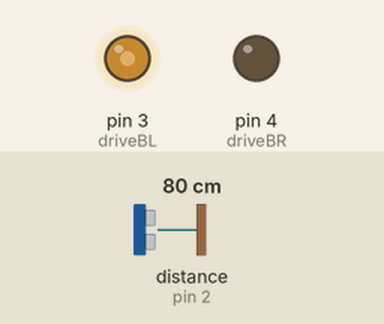
A sketch run on a simulated Arduino Uno, built with avr-gcc and run on an emulated ATmega328P. On the bench: output pins drawn as LEDs (lit = HIGH). Inputs (shaded band) come from the test bench; at power-on: distance to the obstacle (sensor on pin 2) 80 cm. The echo pulse lasts 58.3 µs per cm; pins used as bus, display or sensor lines are not drawn. At 4.5 s the program stops and its outputs stay as they are.

Above: at 1.2 s.
1.3 s: distance to the obstacle (sensor on pin 2) set to 22 cm
2.8 s: distance to the obstacle (sensor on pin 2) set to 18 cm
At 4.0 s:
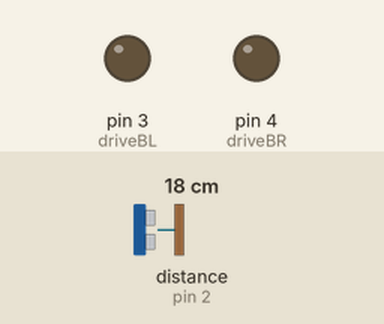
Timing chart, 0 to 5.8 s (numbered marks = the images above; inputs shaded):
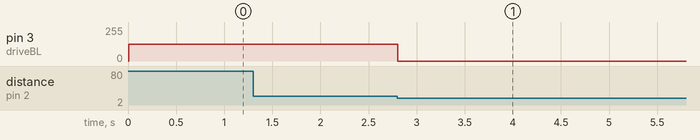

The sketch:

smart-car-testing.ino
```cpp
/*
 * GSET 2019 Smart Car Protocols
 * Date: 2019-07-03
 * Author: Mihir Laud
 *
 * Purpose: To drive an autonomous Arduino car using line tracking and ultrasonic sensors.
 *
 */


/*
 * Includes:
 *  - Library for Ultrasonic Sensor HC-SR04
 */
#include <HCSR04.h>

/*
 *  Defined Constants:
 *   - Drive Motors
 *     - driveFL: Front left drive motor port
 *     - driveFR: Front right drive motor port
 *     - driveBL: Back left drive motor port
 *     - driveBR: Back right drive motor port
 *   - Drive Modes:
 *     - go_forward: Drive car forwards
 *     - keep_straight: Keep the car going straight
 *     - turn_right: Turn car right
 *     - turn_left: Turn car left
 *     - stop_car: Stop car
 *   - TURNING_CONSTANT: Defines how sharply the robot will turn
 *                       when it determines it must
 *   - STOPPING_DISTANCE: Defines how far away in cm from an object
 *                        the car must stop if it must
 *   - Sensors
 *     - Left line sensor: 1
 *     - Right line sensor: 2
 *   - Ultrasonic Sensor Pins:
 *     - trigger_pin: Sensor trigger pin
 *     - echo_pin: Sensor echo pin
 *   - led_port: LED port
 */

#define driveFL 1
#define driveFR 2
#define driveBL 3
#define driveBR 4

#define go_forward 127
#define keep_straight 0
#define turn_right 1
#define turn_left -1
#define stop_car 0

#define TURNING_CONSTANT 50

#define STOPPING_DISTANCE 20

#define lineLeft 1
#define lineRight 2

#define trigger_pin 1
#define echo_pin 2

#define led_port 0

/*
 * Global Variables
 *  - sensor: Reference to ultrasonic sensor
 *  - current_state: Refers to current 'distractedness' state
 *  - time_distracted: How long the driver has been distracted for
 *                     since the previous state change
 *  - cooldown: How long the driver has been atentive for since the
 *              last time they were distracted
 *  - now: The current system time
 *  - interval: The interval between LED blinks, as determined by
 *              the current_state
 *  - led: Whether or not the led is currently on
 */

UltraSonicDistanceSensor sensor(trigger_pin, echo_pin);
int current_state;
int time_distracted;
int cooldown;
int last_check;
int now;
long interval;
boolean led;

void setup() {
  //Set data rate for bluetooth input
  Serial.begin(9600);

  //Set all global variables for normal, attentive operation
  current_state = 0;
  time_distracted = 0;
  last_check = millis();
  led = false;

  //Set line sensor pins to input pins
  pinMode(lineLeft, INPUT);
  pinMode(lineRight, INPUT);

  //Set drive motor pins to output pins
  pinMode(driveFL, OUTPUT);
  pinMode(driveFR, OUTPUT);
  pinMode(driveBL, OUTPUT);
  pinMode(driveBR, OUTPUT);

  //Set LED pin to output pin
  pinMode(led_port, OUTPUT);
}


/*
 * Autonomous Drive Function:
 *
 * Takes in information from line sensors and
 * ultrasonic sensor and sends motor commands
 * based on this.
 *
 * x - Turn mode from line_tracking function
 * y - Drive mode from ultrasonic function
 */

void drive(int x, int y) {

  // Each motor starts with y as the base power
  // and x is then either added or subtracted
  // based on which side of the car the motor is on.
  analogWrite(driveFL, y + x * TURNING_CONSTANT);
  analogWrite(driveFR, y - x * TURNING_CONSTANT);
  analogWrite(driveBL, y + x * TURNING_CONSTANT);
  analogWrite(driveBR, y - x * TURNING_CONSTANT);
}

/*
 * Line Tracking Function:
 *
 * Takes information from both line sensors and
 * determines whether to turn left, turn right,
 * or keep going straight.
 */

int line_tracking() {

  /*
   *  Line Sensor Truth Table:
   *
   *   Left | Right | Result
   *  ------------------------
   *    0   |   0   |  Stop
   *    1   |   0   |  Left
   *    0   |   1   |  Right
   *    1   |   1   | Straight
   */

  if(digitalRead(lineLeft) && digitalRead(lineRight)) {
    return keep_straight;
  } else if(digitalRead(lineLeft) && !digitalRead(lineRight)) {
    return turn_right;
  } else if(!digitalRead(lineLeft) && digitalRead(lineRight)) {
    return turn_left;
  }
}


/*
 * Ultrasonic Sensor Function:
 *
 * Takes information from the ultrasonic sensor and
 * determines whether to keep going forward or stop.
 */

int ultrasonic() {

  if(sensor.measureDistanceCm() > STOPPING_DISTANCE) {
    return go_forward;
  } else {
    return stop_car;
  }
}

/*
 * Change State Function:
 *
 * Changes the state of the LED blink interval
 * based on the current_state of the program.
 */

int change_state() {
  switch(current_state) {
    case 0:
      // interval set to 1 * 10^6 s to make sure LED
      // does not blink during attentive operation
      interval = 1e6;
      break;
    case 1:
      // interval is 1 s during slight distraction
      interval = 1000;
      break;
    case 2:
      // interval is 0.5 s during moderate distraction
      interval = 500;
      break;
    case 3:
      // interval is 0 s during severe distractions
      // This ensures that the LED is constantly on
      interval = 0;
      break;
  }
}

/*
 * Main Loop:
 *
 * Loop will proceed with the following structure
 *
 * 1. Take in information from line_tracking and
 *    ultrasonic functions
 * 2. Send motor commands based on line tracking
 *    and distance sensing
 * 3. Read bluetooth input; if true, increment
 *    time_distracted; else, increment cooldown
 * 4. Change state if necessary based on time_distracted (a)
 *    and cooldown (b)
 * 5. Blink the LDE based on the determined interval
 * 6. If current_state is 4, start pulling over
 */

void loop() {

  //Steps 1 and 2
  drive(line_tracking(), ultrasonic());

  //Step 3
  if(Serial.read()) {
    time_distracted++;
  } else {
    cooldown++;
  }

  //Step 4a
  if(time_distracted == 500) {
    time_distracted = 0;
    current_state++;
    change_state();
  }

  //Step 4b
  if(cooldown == 1000) {
    time_distracted = 0;
    cooldown = 0;
    current_state--;
    change_state();
  }

  //Step 5
  now = millis();
  if(now > last_check + interval) {
    last_check = now;
    led = !led;
    if(led) {
      digitalWrite(led_port, HIGH);
    } else {
      digitalWrite(led_port, LOW);
    }
  }

  //Step 6
  if(current_state == 4) {
    //TODO write pull over protocol
    exit(0);
  }

}
```

Measured:
- the behaviour switches between 21 and 20 cm on distance to the obstacle (sensor on pin 2) (found by bisection; images 0 and 1)
- after the input at 1.3 s, every drawn part: stays the same
- after the input at 2.8 s, pin 3 (driveBL): 127/255 → 0/255 at once
